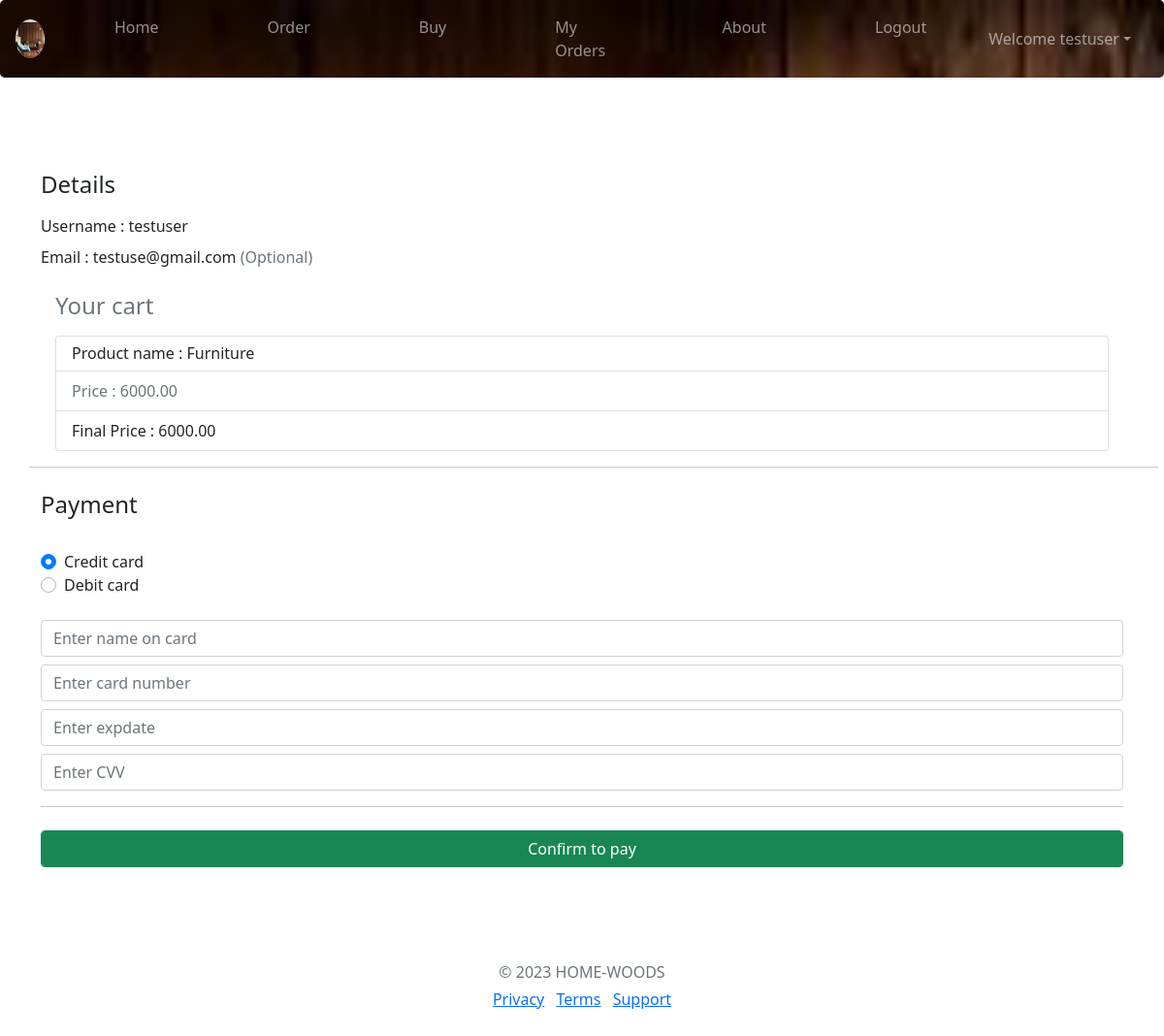
Screenshot of /ostat/opayment/6 (signed in) with the database file from the repository.
### HomeWoods/models.py (models this page shows, shortened)
class User(AbstractUser):
	c = [
		('0','Guest'),
		('1','Customer'),
		('2','Admin'),
	]
	role_type = models.CharField(max_length=5,choices=c,default='0')
	mob = models.CharField(max_length=10)
	has_order = models.BooleanField(default=False)

class Order(models.Model):
	state = models.CharField(max_length=30)
	address =  models.CharField(max_length=100,null=True,blank=True)
	provide_wood = models.CharField(max_length=25)
	wood_type = models.CharField(max_length=25,blank=True)
	furniture_name = models.CharField(max_length=35)
	dimensions = models.CharField(max_length=20)
	img1 = models.ImageField(null=True,blank=True,upload_to='')
	img2 = models.ImageField(null=True,blank=True,upload_to='')
	o_stat = models.CharField(max_length=10,blank=True,default='None')
	cd = models.ForeignKey(User,on_delete=models.CASCADE)
	wood_price = models.DecimalField(max_digits=10,decimal_places=2,blank=True,null=True)
	manfac_price = models.DecimalField(max_digits=10,decimal_places=2,blank=True,null=True)
	m_time = models.DateField(default=None, null=True, blank=True)

### HomeWoods/views.py (the view)
# urls.py: path('ostat/opayment/<int:id>', views.opayment, name='opsu_payment'),
def opayment(request, id):
    if id == 999:
        k5 = PaymentForm(request.POST)
        uu = k5.save(commit=False)  # Corrected variable name from `k4` to `k5`
        uu.cc_id = request.user.id
        uu.save()
        return redirect('/tqpage')
    k5 = PaymentForm()
    y4 = Order.objects.get(id=id)
    abc = y4.furniture_name
    abd = y4.wood_price + y4.manfac_price
    v4 = User.objects.get(id=request.user.id)
    return render(request, 'html/ordpay.html', {'y5': abc, 'y6': abd, 'v5': v4, 'k6': k5})

### HomeWoods/forms.py
class PaymentForm(forms.ModelForm):
     class Meta:
         model=Payment
         fields=['c_name','c_number','c_expdate','c_cvv']
         widgets ={
         "c_name":forms.TextInput(attrs={
			"class":"form-control my-2",
			"placeholder":"Enter name on card",
			}),
			"c_number":forms.TextInput(attrs={
			"class":"form-control my-2",
			"placeholder":"Enter card number",
			}),
			"c_expdate":forms.TextInput(attrs={
			"class":"form-control my-2",
			"placeholder":"Enter expdate",
			}),
			"c_cvv":forms.TextInput(attrs={
			"class":"form-control my-2",
			"placeholder":"Enter CVV",
			}),
		}

### templates/html/ordpay.html (shortened to what this page needs)
{% extends 'html/base.html' %}
  {% block content %}
<link href="https://cdn.jsdelivr.net/npm/bootstrap@5.1.0/dist/css/bootstrap.min.css" rel="stylesheet">
<div class="container">
    <div class="py-5 text-center">
    </div>
      <div class="row">
        <div class="col">
          <div class="mb-3">
            <h4 class="mb-3">Details</h4>
          <div class="mb-3">
            <label for="username">Username : {{v5.username}}</label>
              <br>
            <label for="email">Email : {{v5.email}} <span class="text-muted">(Optional)</span></label>
          </div>
        </div>
        <div class="col">
            <h4 class="d-flex justify-content-between align-items-center mb-3">
          <span class="text-muted">Your cart</span>
        </h4>
        <ul class="list-group mb-3">
          <li class="list-group-item d-flex justify-content-between lh-condensed">
            <div>
              <h6 class="my-0">Product name : {{y5}}</h6>
            </div>
          </li>
          <li class="list-group-item d-flex justify-content-between 1h-codensed">
           <span class="text-muted">Price : {{y6}} </span>
          </li>
          <li class="list-group-item d-flex justify-content-between 1h-codensed">
            <span>Final Price : {{y6}}</span>
          </li>
        </ul>
        </div>
        </div>
            <hr class="mb-4">
          <h4 class="mb-3">Payment</h4>
          <div class="d-block my-3">
            <div class="custom-control custom-radio">
              <label class="custom-control-label" for="credit">Credit card</label>
            </div>
            <div class="custom-control custom-radio">
              <label class="custom-control-label" for="debit">Debit card</label>
            </div>
          </div>
          <form action="tqpage/"  method="POST" >
             {% for i in k6 %}
              {{i}}
             {% endfor %}
          <hr class="mb-4">
          <button type="submit" class="btn btn-success form-control">Confirm to pay</button>
        </form>
      </div>
    </div>
        <footer class="my-5 pt-5 text-muted text-center text-small">
      <p class="mb-1">© 2023 HOME-WOODS</p>
      <ul class="list-inline">
        <li class="list-inline-item"><a href="#">Privacy</a></li>
        <li class="list-inline-item"><a href="#">Terms</a></li>
        <li class="list-inline-item"><a href="#">Support</a></li>
      </ul>
    </footer>
  {% endblock %}

### templates/html/navbar.html (shortened to what this page needs)
{% load static %}
<nav class="navbar navbar-expand-md bg-dark navbar-dark rounded-lg">
  <a class="navbar-brand" href="#">
    <img src="{% static 'images/img1.jpg' %}" class="rounded-circle" style="width:30px">
  </a>
  <div class="collapse navbar-collapse justify-content-center" id="collapsibleNavbar">
    <ul class="navbar-nav  mx-auto">
      {% if not user.is_authenticated %}
      <li class="nav-item ms-5">
        <a class="nav-link {% if request.path == '/' %}active{% endif %}" href="/">Home</a>
      </li>
      <li class="nav-item mx-5">
        <a class="nav-link {% if request.path == '/reg/' %}active{% endif %}" href="{% url 'rg' %}">SignIn</a>
      </li>
      <li class="nav-item mx-5">
        <a class="nav-link {% if request.path == '/abt/' %}active{% endif %}" href="{% url 'ab' %}">About</a>
      </li>
      {% else %}
        <li class="nav-item mx-5">
          <a class="nav-link {% if request.path == '/' %}active{% endif %}" href="/">Home</a>
        </li>
        {% if request.user.role_type == '1' %}
        <li class="nav-item ms-6 mx-5">
          <a class="nav-link" href="{% url 'odr' %}">Order</a>
        </li>
        <li class="nav-item mx-5">
        <a class="nav-link" href="{% url 'cat' %}">Buy</a>
        </li>
        <li class="nav-item mx-5">
          <a class="nav-link" href="{% url 'ostat' %}">My Orders</a>
        </li>
      <li class="nav-item mx-5">
        <a class="nav-link {% if request.path == '/abt/' %}active{% endif %}" href="{% url 'ab' %}">About</a>
      </li>
      <li class="nav-item mx-5">
        <a class="nav-link" href="{% url 'lgot' %}">Logout</a>
        </li>
      {% endif %}
      {% endif %}
    </ul>
    <ul class="navbar-nav ml-auto" style="margin-right:10px;">
      {% if user.is_authenticated %}
      <div class="dropdown">
        <a class="nav-link dropdown-toggle" data-toggle="dropdown">Welcome {{request.user.username}}</a>
      </div>
      {% else %}
      <li class="nav-item mx-5">
        <a class="nav-link {% if request.path == '/lgi/' %}active{% endif %}" href="{% url 'log' %}">Login</a>
      </li>
      {% endif %}
    </ul>
  </div>
</nav>

### rows the page displays
User: user.username "testuser", username "testuser", email "testuse@gmail.com"
Order: furniture_name "Furniture"

### other values shown
{{ y6 }} "6000.00"
